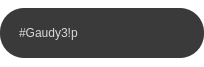
<?xml version="1.0" encoding="UTF-8"?>
<ui version="4.0">
 <class>PopularHashTagsWidget</class>
 <widget class="QWidget" name="PopularHashTagsWidget">
  <property name="geometry">
   <rect>
    <x>0</x>
    <y>0</y>
    <width>204</width>
    <height>67</height>
   </rect>
  </property>
  <property name="sizePolicy">
   <sizepolicy hsizetype="MinimumExpanding" vsizetype="Preferred">
    <horstretch>0</horstretch>
    <verstretch>0</verstretch>
   </sizepolicy>
  </property>
  <property name="minimumSize">
   <size>
    <width>204</width>
    <height>50</height>
   </size>
  </property>
  <property name="maximumSize">
   <size>
    <width>16777215</width>
    <height>16777215</height>
   </size>
  </property>
  <property name="windowTitle">
   <string>Form</string>
  </property>
  <property name="styleSheet">
   <string notr="true">background-color: rgb(30, 30, 30,0);</string>
  </property>
  <layout class="QHBoxLayout" name="horizontalLayout_2">
   <property name="spacing">
    <number>0</number>
   </property>
   <property name="leftMargin">
    <number>0</number>
   </property>
   <property name="topMargin">
    <number>0</number>
   </property>
   <property name="rightMargin">
    <number>0</number>
   </property>
   <property name="bottomMargin">
    <number>0</number>
   </property>
   <item>
    <widget class="QWidget" name="widget" native="true">
     <property name="sizePolicy">
      <sizepolicy hsizetype="MinimumExpanding" vsizetype="Preferred">
       <horstretch>0</horstretch>
       <verstretch>0</verstretch>
      </sizepolicy>
     </property>
     <property name="minimumSize">
      <size>
       <width>0</width>
       <height>50</height>
      </size>
     </property>
     <property name="maximumSize">
      <size>
       <width>16777215</width>
       <height>50</height>
      </size>
     </property>
     <property name="styleSheet">
      <string notr="true">background-color: rgb(58, 58, 58);
border-radius:24px;</string>
     </property>
     <layout class="QHBoxLayout" name="horizontalLayout" stretch="0">
      <property name="spacing">
       <number>9</number>
      </property>
      <item>
       <widget class="QFrame" name="frame">
        <property name="frameShape">
         <enum>QFrame::Shape::StyledPanel</enum>
        </property>
        <property name="frameShadow">
         <enum>QFrame::Shadow::Raised</enum>
        </property>
        <widget class="QLabel" name="tagName">
         <property name="geometry">
          <rect>
           <x>10</x>
           <y>0</y>
           <width>161</width>
           <height>32</height>
          </rect>
         </property>
         <property name="styleSheet">
          <string notr="true">font: 500 12pt &quot;Raleway&quot;;
color: rgb(217, 217, 217);</string>
         </property>
         <property name="text">
          <string>#Gaudy3!p</string>
         </property>
        </widget>
       </widget>
      </item>
     </layout>
    </widget>
   </item>
  </layout>
 </widget>
 <resources/>
 <connections/>
</ui>
